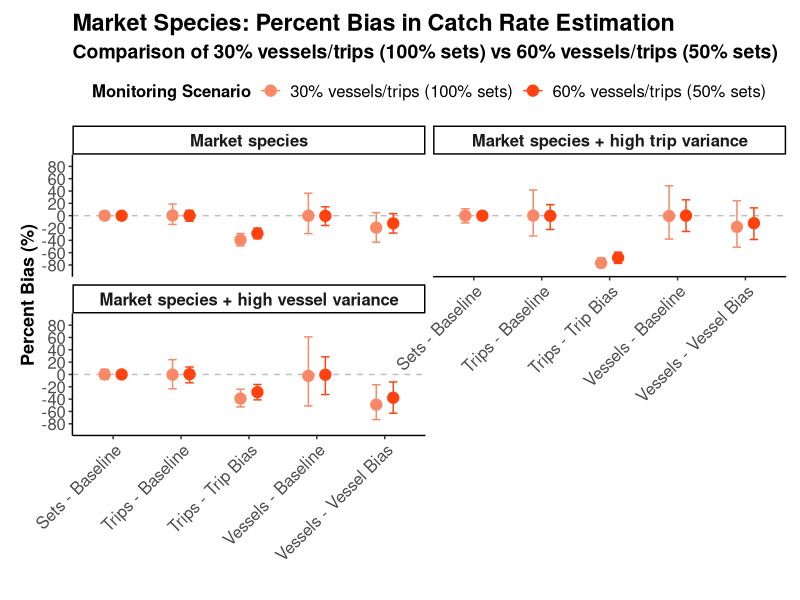
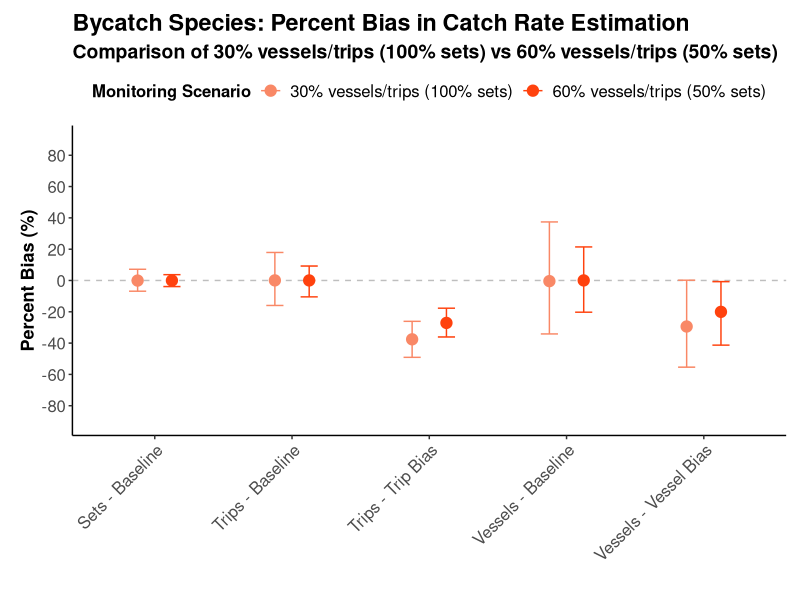
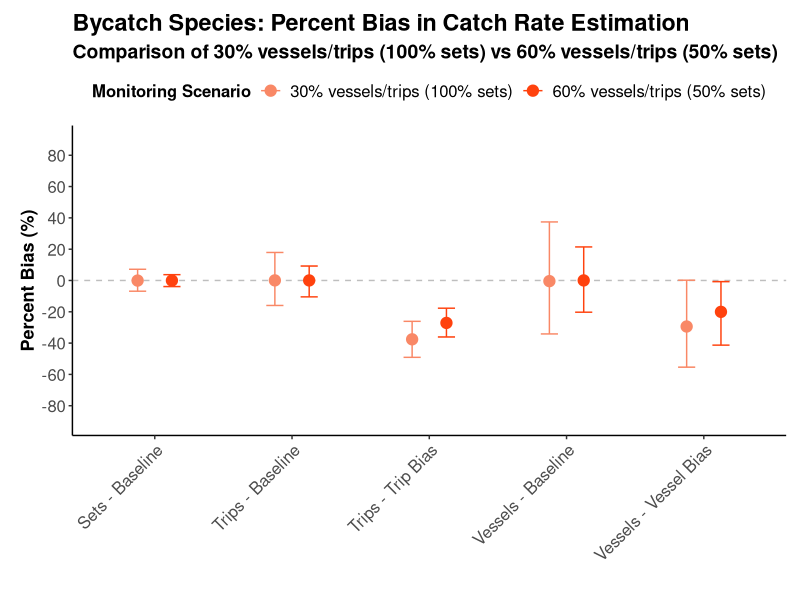
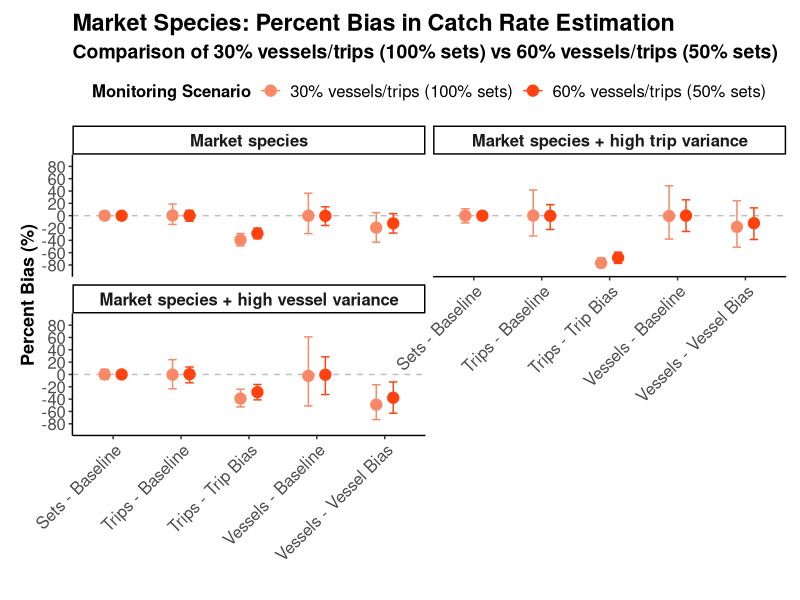

Here is the R script that generated these plots, in order:
# MSC Review Rates Simulation - Visualization
# This script creates visualizations of the simulation results
# Compare scenario with all sets on 30% vessels/trips with 50% sets of 60% vessels/trips

# Load required libraries
library(tidyverse)
library(ggplot2)
library(gridExtra)
library(ggthemes)
library(patchwork)
theme_set(theme_classic())

# Read simulation results and filter to compare specific monitoring scenarios
# monitoring_param_set 1-3: 30% vessels/trips with 100% sets
# monitoring_param_set 7-9: 60% vessels/trips with 50% sets  
results_summary <- read.csv("outputs/simulation_results_summary_tidy.csv") %>%
  filter(monitoring_param_set %in% c(1, 2, 3, 7, 8, 9)) %>%
  mutate(
    # Create scenario labels for comparison
    monitoring_scenario = case_when(
      monitoring_param_set %in% c(1, 2, 3) ~ "30% vessels/trips (100% sets)",
      monitoring_param_set %in% c(7, 8, 9) ~ "60% vessels/trips (50% sets)",
      TRUE ~ "Other"
    ),
    # Clean up description labels
    description = str_replace(description, " - sub-sample sets", "")
  )


scnrs_to_plot <- data.frame(
  strategy = c("sets", "trips", "vessels", "trips", "vessels"), 
  description = c(
      rep("Baseline", 3),
      "Trip bias", 
      "Vessel bias"
  )
)

spp_scnrs_to_plot <- merge(scnrs_to_plot, data.frame(species = unique(results_summary$species)),
      by = NULL) %>%
      arrange(strategy)

results_plot <- results_summary %>%
  inner_join(spp_scnrs_to_plot, by = c("species", "strategy", "description")) 

yaxis_scale <- c(-90, 90)

# Market species plot - faceted by monitoring scenario
results_market <- results_plot %>%
  filter(grepl("Market species", species)) %>%
  mutate(
    colour_scale = str_to_title(paste(strategy, description, sep = " - "))
  )

plot_market <- ggplot(results_market, aes(x = colour_scale, y = mean_bias_percent, color = monitoring_scenario)) +
  geom_hline(yintercept = 0, linetype = "dashed", color = "grey") +
  geom_point(size = 3.5, position = position_dodge(width = 0.5)) +
  geom_errorbar(aes(ymin = lower_ci_mean_bias_percent, ymax = upper_ci_mean_bias_percent),
    position = position_dodge(width = 0.5), width = 0.25
  ) +
  facet_wrap(~ species, ncol = 2) +
  labs(
    title = "Market Species: Percent Bias in Catch Rate Estimation",
    subtitle = "Comparison of 30% vessels/trips (100% sets) vs 60% vessels/trips (50% sets)",
    x = "", y = "Percent Bias (%)", color = "Monitoring Scenario"
  ) +
  scale_color_canva() +
  scale_y_continuous(limits = yaxis_scale, breaks = seq(-80, 80, 20)) +
  theme_classic() +
  theme(
    axis.text.x = element_text(angle = 45, hjust = 1, size = 12),
    axis.text.y = element_text(size = 12),
    axis.title = element_text(size = 13, face = "bold"),
    title = element_text(size = 14, face = "bold"),
    legend.title = element_text(size = 12, face = "bold"),
    legend.text = element_text(size = 12),
    legend.position = "top",
    strip.text = element_text(size = 12, face = "bold"),
    plot.margin = margin(10, 10, 10, 15),
    panel.grid.minor = element_blank()
  )
plot_market

#
# Bycatch species plot - monitoring scenario as color
#
results_bycatch <- results_plot %>%
  filter(grepl("Bycatch species", species)) %>%
  mutate(
    colour_scale = str_to_title(paste(strategy, description, sep = " - "))
  )

plot_bycatch <- ggplot(results_bycatch, aes(x = colour_scale, y = mean_bias_percent,
 color = monitoring_scenario)) +
  geom_hline(yintercept = 0, linetype = "dashed", color = "grey") +
  geom_point(size = 3.5, position = position_dodge(width = 0.5)) +
  geom_errorbar(aes(ymin = lower_ci_mean_bias_percent, ymax = upper_ci_mean_bias_percent),
    position = position_dodge(width = 0.5), width = 0.25
  ) +
  labs(
    title = "Bycatch Species: Percent Bias in Catch Rate Estimation",
    subtitle = "Comparison of 30% vessels/trips (100% sets) vs 60% vessels/trips (50% sets)",
    x = "", y = "Percent Bias (%)", color = "Monitoring Scenario"
  ) +
  scale_color_canva() +
  scale_y_continuous(limits = yaxis_scale, breaks = seq(-80, 80, 20)) +
  theme_classic() +
  theme(
    axis.text.x = element_text(angle = 45, hjust = 1, size = 12),
    axis.text.y = element_text(size = 12),
    axis.title = element_text(size = 13, face = "bold"),
    title = element_text(size = 14, face = "bold"),
    legend.title = element_text(size = 12, face = "bold"),
    legend.text = element_text(size = 12),
    legend.position = "top",
    plot.margin = margin(10, 10, 10, 15),
    panel.grid.minor = element_blank()
  )
plot_bycatch
# Save the plots with updated filenames to reflect the new comparison
ggsave("plots/plot_bias_percent_bycatch_30vs60_comparison.png", plot = plot_bycatch,
       width = 8, height = 9, dpi = 300)
# ggsave("plots/plot_bias_percent_bycatch_30vs60_comparison.pdf", plot = plot_bycatch,
#        width = 8, height = 9)

ggsave("plots/plot_bias_percent_market_30vs60_comparison.png", plot = plot_market,
       width = 8, height = 9, dpi = 300)
# ggsave("plots/plot_bias_percent_market_30vs60_comparison.pdf", plot = plot_market,
#        width = 8, height = 9)
